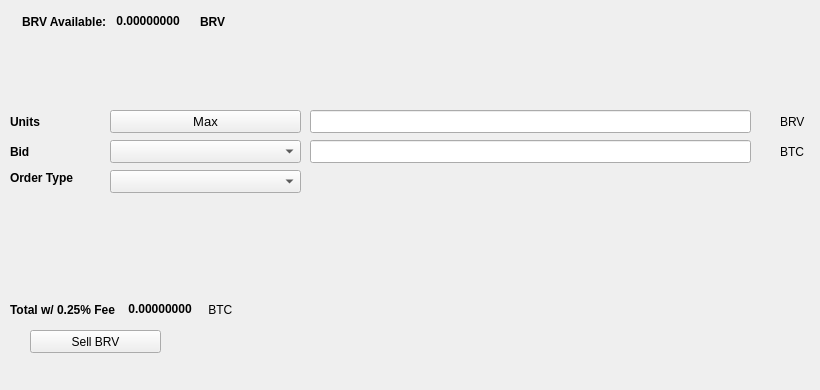
   <widget class="QWidget" name="SellTab">
    <attribute name="title">
     <string>Sell</string>
    </attribute>
    <widget class="QLabel" name="label_16">
     <property name="geometry">
      <rect>
       <x>780</x>
       <y>140</y>
       <width>31</width>
       <height>23</height>
      </rect>
     </property>
     <property name="text">
      <string>BTC</string>
     </property>
    </widget>
    <widget class="QComboBox" name="SellBidcomboBox">
     <property name="geometry">
      <rect>
       <x>110</x>
       <y>140</y>
       <width>191</width>
       <height>23</height>
      </rect>
     </property>
     <property name="font">
      <font>
       <pointsize>10</pointsize>
      </font>
     </property>
    </widget>
    <widget class="QLabel" name="label_18">
     <property name="geometry">
      <rect>
       <x>10</x>
       <y>110</y>
       <width>46</width>
       <height>23</height>
      </rect>
     </property>
     <property name="font">
      <font>
       <weight>75</weight>
       <bold>true</bold>
      </font>
     </property>
     <property name="text">
      <string>Units</string>
     </property>
    </widget>
    <widget class="QPushButton" name="Sell_Max_Amount">
     <property name="geometry">
      <rect>
       <x>110</x>
       <y>110</y>
       <width>191</width>
       <height>23</height>
      </rect>
     </property>
     <property name="font">
      <font>
       <pointsize>10</pointsize>
      </font>
     </property>
     <property name="text">
      <string>Max</string>
     </property>
    </widget>
    <widget class="QLabel" name="label_20">
     <property name="geometry">
      <rect>
       <x>10</x>
       <y>170</y>
       <width>91</width>
       <height>16</height>
      </rect>
     </property>
     <property name="font">
      <font>
       <weight>75</weight>
       <bold>true</bold>
      </font>
     </property>
     <property name="text">
      <string>Order Type</string>
     </property>
    </widget>
    <widget class="QComboBox" name="SellOrdertypeCombo">
     <property name="geometry">
      <rect>
       <x>110</x>
       <y>170</y>
       <width>191</width>
       <height>23</height>
      </rect>
     </property>
     <property name="font">
      <font>
       <pointsize>10</pointsize>
      </font>
     </property>
    </widget>
    <widget class="QLabel" name="label_21">
     <property name="geometry">
      <rect>
       <x>10</x>
       <y>140</y>
       <width>46</width>
       <height>23</height>
      </rect>
     </property>
     <property name="font">
      <font>
       <weight>75</weight>
       <bold>true</bold>
      </font>
     </property>
     <property name="text">
      <string>Bid</string>
     </property>
    </widget>
    <widget class="QLabel" name="label_22">
     <property name="geometry">
      <rect>
       <x>780</x>
       <y>110</y>
       <width>31</width>
       <height>23</height>
      </rect>
     </property>
     <property name="text">
      <string>BRV</string>
     </property>
    </widget>
    <widget class="QLineEdit" name="UnitsInputBRV">
     <property name="geometry">
      <rect>
       <x>310</x>
       <y>110</y>
       <width>441</width>
       <height>23</height>
      </rect>
     </property>
     <property name="font">
      <font>
       <pointsize>9</pointsize>
       <weight>75</weight>
       <bold>true</bold>
      </font>
     </property>
    </widget>
    <widget class="QLineEdit" name="SellBidPriceEdit">
     <property name="geometry">
      <rect>
       <x>310</x>
       <y>140</y>
       <width>441</width>
       <height>23</height>
      </rect>
     </property>
     <property name="font">
      <font>
       <pointsize>9</pointsize>
       <weight>75</weight>
       <bold>true</bold>
      </font>
     </property>
    </widget>
    <widget class="QPushButton" name="SellBRVBTN">
     <property name="geometry">
      <rect>
       <x>30</x>
       <y>330</y>
       <width>131</width>
       <height>23</height>
      </rect>
     </property>
     <property name="text">
      <string>Sell BRV</string>
     </property>
     <property name="icon">
      <iconset resource="../brv">
       <normaloff>:/icons/bitcoin</normaloff>:/icons/bitcoin</iconset>
     </property>
    </widget>
    <widget class="QWidget" name="layoutWidget3">
     <property name="geometry">
      <rect>
       <x>22</x>
       <y>12</y>
       <width>258</width>
       <height>19</height>
      </rect>
     </property>
     <layout class="QHBoxLayout" name="horizontalLayout">
      <item>
       <widget class="QLabel" name="label232_2">
        <property name="font">
         <font>
          <weight>75</weight>
          <bold>true</bold>
         </font>
        </property>
        <property name="text">
         <string>BRV Available:</string>
        </property>
       </widget>
      </item>
      <item>
       <widget class="QLabel" name="BRVAvailableLabel">
        <property name="palette">
         <palette>
          <active>
           <colorrole role="WindowText">
            <brush brushstyle="SolidPattern">
             <color alpha="255">
              <red>0</red>
              <green>0</green>
              <blue>0</blue>
             </color>
            </brush>
           </colorrole>
           <colorrole role="Button">
            <brush brushstyle="SolidPattern">
             <color alpha="255">
              <red>0</red>
              <green>170</green>
              <blue>0</blue>
             </color>
            </brush>
           </colorrole>
           <colorrole role="Light">
            <brush brushstyle="SolidPattern">
             <color alpha="255">
              <red>0</red>
              <green>255</green>
              <blue>0</blue>
             </color>
            </brush>
           </colorrole>
           <colorrole role="Midlight">
            <brush brushstyle="SolidPattern">
             <color alpha="255">
              <red>0</red>
              <green>212</green>
              <blue>0</blue>
             </color>
            </brush>
           </colorrole>
           <colorrole role="Dark">
            <brush brushstyle="SolidPattern">
             <color alpha="255">
              <red>0</red>
              <green>85</green>
              <blue>0</blue>
             </color>
            </brush>
           </colorrole>
           <colorrole role="Mid">
            <brush brushstyle="SolidPattern">
             <color alpha="255">
              <red>0</red>
              <green>113</green>
              <blue>0</blue>
             </color>
            </brush>
           </colorrole>
           <colorrole role="Text">
            <brush brushstyle="SolidPattern">
             <color alpha="255">
              <red>0</red>
              <green>170</green>
              <blue>0</blue>
             </color>
            </brush>
           </colorrole>
           <colorrole role="BrightText">
            <brush brushstyle="SolidPattern">
             <color alpha="255">
              <red>255</red>
              <green>255</green>
              <blue>255</blue>
             </color>
            </brush>
           </colorrole>
           <colorrole role="ButtonText">
            <brush brushstyle="SolidPattern">
             <color alpha="255">
              <red>0</red>
              <green>0</green>
              <blue>0</blue>
             </color>
            </brush>
           </colorrole>
           <colorrole role="Base">
            <brush brushstyle="SolidPattern">
             <color alpha="255">
              <red>255</red>
              <green>255</green>
              <blue>255</blue>
             </color>
            </brush>
           </colorrole>
           <colorrole role="Window">
            <brush brushstyle="SolidPattern">
             <color alpha="255">
              <red>0</red>
              <green>170</green>
              <blue>0</blue>
             </color>
            </brush>
           </colorrole>
           <colorrole role="Shadow">
            <brush brushstyle="SolidPattern">
             <color alpha="255">
              <red>0</red>
              <green>0</green>
              <blue>0</blue>
             </color>
            </brush>
           </colorrole>
           <colorrole role="AlternateBase">
            <brush brushstyle="SolidPattern">
             <color alpha="255">
              <red>127</red>
              <green>212</green>
              <blue>127</blue>
             </color>
            </brush>
           </colorrole>
           <colorrole role="ToolTipBase">
            <brush brushstyle="SolidPattern">
             <color alpha="255">
              <red>255</red>
              <green>255</green>
              <blue>220</blue>
             </color>
            </brush>
           </colorrole>
           <colorrole role="ToolTipText">
            <brush brushstyle="SolidPattern">
             <color alpha="255">
              <red>0</red>
              <green>0</green>
              <blue>0</blue>
             </color>
            </brush>
           </colorrole>
          </active>
          <inactive>
           <colorrole role="WindowText">
            <brush brushstyle="SolidPattern">
             <color alpha="255">
              <red>0</red>
              <green>0</green>
              <blue>0</blue>
             </color>
            </brush>
           </colorrole>
           <colorrole role="Button">
            <brush brushstyle="SolidPattern">
             <color alpha="255">
              <red>0</red>
              <green>170</green>
              <blue>0</blue>
             </color>
            </brush>
           </colorrole>
           <colorrole role="Light">
            <brush brushstyle="SolidPattern">
             <color alpha="255">
              <red>0</red>
              <green>255</green>
              <blue>0</blue>
             </color>
            </brush>
           </colorrole>
           <colorrole role="Midlight">
            <brush brushstyle="SolidPattern">
             <color alpha="255">
              <red>0</red>
              <green>212</green>
              <blue>0</blue>
             </color>
            </brush>
           </colorrole>
           <colorrole role="Dark">
            <brush brushstyle="SolidPattern">
             <color alpha="255">
              <red>0</red>
              <green>85</green>
              <blue>0</blue>
             </color>
            </brush>
           </colorrole>
           <colorrole role="Mid">
            <brush brushstyle="SolidPattern">
             <color alpha="255">
              <red>0</red>
              <green>113</green>
              <blue>0</blue>
             </color>
            </brush>
           </colorrole>
           <colorrole role="Text">
            <brush brushstyle="SolidPattern">
             <color alpha="255">
              <red>0</red>
              <green>170</green>
              <blue>0</blue>
             </color>
            </brush>
           </colorrole>
           <colorrole role="BrightText">
            <brush brushstyle="SolidPattern">
             <color alpha="255">
              <red>255</red>
              <green>255</green>
              <blue>255</blue>
             </color>
            </brush>
           </colorrole>
           <colorrole role="ButtonText">
            <brush brushstyle="SolidPattern">
             <color alpha="255">
              <red>0</red>
              <green>0</green>
              <blue>0</blue>
             </color>
            </brush>
           </colorrole>
           <colorrole role="Base">
            <brush brushstyle="SolidPattern">
             <color alpha="255">
              <red>255</red>
              <green>255</green>
              <blue>255</blue>
             </color>
            </brush>
           </colorrole>
           <colorrole role="Window">
            <brush brushstyle="SolidPattern">
             <color alpha="255">
              <red>0</red>
              <green>170</green>
              <blue>0</blue>
             </color>
            </brush>
           </colorrole>
           <colorrole role="Shadow">
            <brush brushstyle="SolidPattern">
             <color alpha="255">
              <red>0</red>
              <green>0</green>
              <blue>0</blue>
             </color>
            </brush>
           </colorrole>
           <colorrole role="AlternateBase">
            <brush brushstyle="SolidPattern">
             <color alpha="255">
              <red>127</red>
              <green>212</green>
              <blue>127</blue>
             </color>
            </brush>
           </colorrole>
           <colorrole role="ToolTipBase">
            <brush brushstyle="SolidPattern">
             <color alpha="255">
              <red>255</red>
              <green>255</green>
              <blue>220</blue>
             </color>
            </brush>
           </colorrole>
           <colorrole role="ToolTipText">
            <brush brushstyle="SolidPattern">
             <color alpha="255">
              <red>0</red>
              <green>0</green>
              <blue>0</blue>
             </color>
            </brush>
           </colorrole>
          </inactive>
          <disabled>
           <colorrole role="WindowText">
            <brush brushstyle="SolidPattern">
             <color alpha="255">
              <red>0</red>
              <green>85</green>
              <blue>0</blue>
             </color>
            </brush>
           </colorrole>
           <colorrole role="Button">
            <brush brushstyle="SolidPattern">
             <color alpha="255">
              <red>0</red>
              <green>170</green>
              <blue>0</blue>
             </color>
            </brush>
           </colorrole>
           <colorrole role="Light">
            <brush brushstyle="SolidPattern">
             <color alpha="255">
              <red>0</red>
              <green>255</green>
              <blue>0</blue>
             </color>
            </brush>
           </colorrole>
           <colorrole role="Midlight">
            <brush brushstyle="SolidPattern">
             <color alpha="255">
              <red>0</red>
              <green>212</green>
              <blue>0</blue>
             </color>
            </brush>
           </colorrole>
           <colorrole role="Dark">
            <brush brushstyle="SolidPattern">
             <color alpha="255">
              <red>0</red>
              <green>85</green>
              <blue>0</blue>
             </color>
            </brush>
           </colorrole>
           <colorrole role="Mid">
            <brush brushstyle="SolidPattern">
             <color alpha="255">
              <red>0</red>
              <green>113</green>
              <blue>0</blue>
             </color>
            </brush>
           </colorrole>
           <colorrole role="Text">
            <brush brushstyle="SolidPattern">
             <color alpha="255">
              <red>0</red>
              <green>85</green>
              <blue>0</blue>
             </color>
            </brush>
           </colorrole>
           <colorrole role="BrightText">
            <brush brushstyle="SolidPattern">
             <color alpha="255">
              <red>255</red>
              <green>255</green>
              <blue>255</blue>
             </color>
            </brush>
           </colorrole>
           <colorrole role="ButtonText">
            <brush brushstyle="SolidPattern">
             <color alpha="255">
              <red>0</red>
              <green>85</green>
              <blue>0</blue>
             </color>
            </brush>
           </colorrole>
           <colorrole role="Base">
            <brush brushstyle="SolidPattern">
             <color alpha="255">
              <red>0</red>
              <green>170</green>
              <blue>0</blue>
             </color>
            </brush>
           </colorrole>
           <colorrole role="Window">
            <brush brushstyle="SolidPattern">
             <color alpha="255">
              <red>0</red>
              <green>170</green>
              <blue>0</blue>
             </color>
            </brush>
           </colorrole>
           <colorrole role="Shadow">
            <brush brushstyle="SolidPattern">
             <color alpha="255">
              <red>0</red>
              <green>0</green>
              <blue>0</blue>
             </color>
            </brush>
           </colorrole>
           <colorrole role="AlternateBase">
            <brush brushstyle="SolidPattern">
             <color alpha="255">
              <red>0</red>
              <green>170</green>
              <blue>0</blue>
             </color>
            </brush>
           </colorrole>
           <colorrole role="ToolTipBase">
            <brush brushstyle="SolidPattern">
             <color alpha="255">
              <red>255</red>
              <green>255</green>
              <blue>220</blue>
             </color>
            </brush>
           </colorrole>
           <colorrole role="ToolTipText">
            <brush brushstyle="SolidPattern">
             <color alpha="255">
              <red>0</red>
              <green>0</green>
              <blue>0</blue>
             </color>
            </brush>
           </colorrole>
          </disabled>
         </palette>
        </property>
        <property name="font">
         <font>
          <weight>75</weight>
          <bold>true</bold>
         </font>
        </property>
        <property name="text">
         <string> 0.00000000 </string>
        </property>
        <property name="textInteractionFlags">
         <set>Qt::LinksAccessibleByMouse|Qt::TextSelectableByKeyboard|Qt::TextSelectableByMouse</set>
        </property>
       </widget>
      </item>
      <item>
       <widget class="QLabel" name="labelBRV">
        <property name="font">
         <font>
          <weight>75</weight>
          <bold>true</bold>
         </font>
        </property>
        <property name="text">
         <string>BRV</string>
        </property>
       </widget>
      </item>
     </layout>
    </widget>
    <widget class="QWidget" name="layoutWidget">
     <property name="geometry">
      <rect>
       <x>10</x>
       <y>300</y>
       <width>268</width>
       <height>19</height>
      </rect>
     </property>
     <layout class="QHBoxLayout" name="horizontalLayout_2">
      <item>
       <widget class="QLabel" name="label_19">
        <property name="font">
         <font>
          <weight>75</weight>
          <bold>true</bold>
         </font>
        </property>
        <property name="text">
         <string>Total w/ 0.25% Fee </string>
        </property>
       </widget>
      </item>
      <item>
       <widget class="QLabel" name="SellCostLabel">
        <property name="palette">
         <palette>
          <active>
           <colorrole role="WindowText">
            <brush brushstyle="SolidPattern">
             <color alpha="255">
              <red>0</red>
              <green>0</green>
              <blue>0</blue>
             </color>
            </brush>
           </colorrole>
           <colorrole role="Button">
            <brush brushstyle="SolidPattern">
             <color alpha="255">
              <red>0</red>
              <green>170</green>
              <blue>0</blue>
             </color>
            </brush>
           </colorrole>
           <colorrole role="Light">
            <brush brushstyle="SolidPattern">
             <color alpha="255">
              <red>0</red>
              <green>255</green>
              <blue>0</blue>
             </color>
            </brush>
           </colorrole>
           <colorrole role="Midlight">
            <brush brushstyle="SolidPattern">
             <color alpha="255">
              <red>0</red>
              <green>212</green>
              <blue>0</blue>
             </color>
            </brush>
           </colorrole>
           <colorrole role="Dark">
            <brush brushstyle="SolidPattern">
             <color alpha="255">
              <red>0</red>
              <green>85</green>
              <blue>0</blue>
             </color>
            </brush>
           </colorrole>
           <colorrole role="Mid">
            <brush brushstyle="SolidPattern">
             <color alpha="255">
              <red>0</red>
              <green>113</green>
              <blue>0</blue>
             </color>
            </brush>
           </colorrole>
           <colorrole role="Text">
            <brush brushstyle="SolidPattern">
             <color alpha="255">
              <red>0</red>
              <green>170</green>
              <blue>0</blue>
             </color>
            </brush>
           </colorrole>
           <colorrole role="BrightText">
            <brush brushstyle="SolidPattern">
             <color alpha="255">
              <red>255</red>
              <green>255</green>
              <blue>255</blue>
             </color>
            </brush>
           </colorrole>
           <colorrole role="ButtonText">
            <brush brushstyle="SolidPattern">
             <color alpha="255">
              <red>0</red>
              <green>0</green>
              <blue>0</blue>
             </color>
            </brush>
           </colorrole>
           <colorrole role="Base">
            <brush brushstyle="SolidPattern">
             <color alpha="255">
              <red>255</red>
              <green>255</green>
              <blue>255</blue>
             </color>
            </brush>
           </colorrole>
           <colorrole role="Window">
            <brush brushstyle="SolidPattern">
             <color alpha="255">
              <red>0</red>
              <green>170</green>
              <blue>0</blue>
             </color>
            </brush>
           </colorrole>
           <colorrole role="Shadow">
            <brush brushstyle="SolidPattern">
             <color alpha="255">
              <red>0</red>
              <green>0</green>
              <blue>0</blue>
             </color>
            </brush>
           </colorrole>
           <colorrole role="AlternateBase">
            <brush brushstyle="SolidPattern">
             <color alpha="255">
              <red>127</red>
              <green>212</green>
              <blue>127</blue>
             </color>
            </brush>
           </colorrole>
           <colorrole role="ToolTipBase">
            <brush brushstyle="SolidPattern">
             <color alpha="255">
              <red>255</red>
              <green>255</green>
              <blue>220</blue>
             </color>
            </brush>
           </colorrole>
           <colorrole role="ToolTipText">
            <brush brushstyle="SolidPattern">
             <color alpha="255">
              <red>0</red>
              <green>0</green>
              <blue>0</blue>
             </color>
            </brush>
           </colorrole>
          </active>
          <inactive>
           <colorrole role="WindowText">
            <brush brushstyle="SolidPattern">
             <color alpha="255">
              <red>0</red>
              <green>0</green>
              <blue>0</blue>
             </color>
            </brush>
           </colorrole>
           <colorrole role="Button">
            <brush brushstyle="SolidPattern">
             <color alpha="255">
              <red>0</red>
              <green>170</green>
              <blue>0</blue>
             </color>
            </brush>
           </colorrole>
           <colorrole role="Light">
            <brush brushstyle="SolidPattern">
             <color alpha="255">
              <red>0</red>
              <green>255</green>
              <blue>0</blue>
             </color>
            </brush>
           </colorrole>
           <colorrole role="Midlight">
            <brush brushstyle="SolidPattern">
             <color alpha="255">
              <red>0</red>
              <green>212</green>
              <blue>0</blue>
             </color>
            </brush>
           </colorrole>
           <colorrole role="Dark">
            <brush brushstyle="SolidPattern">
             <color alpha="255">
              <red>0</red>
              <green>85</green>
              <blue>0</blue>
             </color>
            </brush>
           </colorrole>
           <colorrole role="Mid">
            <brush brushstyle="SolidPattern">
             <color alpha="255">
              <red>0</red>
              <green>113</green>
              <blue>0</blue>
             </color>
            </brush>
           </colorrole>
           <colorrole role="Text">
            <brush brushstyle="SolidPattern">
             <color alpha="255">
              <red>0</red>
              <green>170</green>
              <blue>0</blue>
             </color>
            </brush>
           </colorrole>
           <colorrole role="BrightText">
            <brush brushstyle="SolidPattern">
             <color alpha="255">
              <red>255</red>
              <green>255</green>
              <blue>255</blue>
             </color>
            </brush>
           </colorrole>
           <colorrole role="ButtonText">
            <brush brushstyle="SolidPattern">
             <color alpha="255">
              <red>0</red>
              <green>0</green>
              <blue>0</blue>
             </color>
            </brush>
           </colorrole>
           <colorrole role="Base">
            <brush brushstyle="SolidPattern">
             <color alpha="255">
              <red>255</red>
              <green>255</green>
              <blue>255</blue>
             </color>
            </brush>
           </colorrole>
           <colorrole role="Window">
            <brush brushstyle="SolidPattern">
             <color alpha="255">
              <red>0</red>
              <green>170</green>
              <blue>0</blue>
             </color>
            </brush>
           </colorrole>
           <colorrole role="Shadow">
            <brush brushstyle="SolidPattern">
             <color alpha="255">
              <red>0</red>
              <green>0</green>
              <blue>0</blue>
             </color>
            </brush>
           </colorrole>
           <colorrole role="AlternateBase">
            <brush brushstyle="SolidPattern">
             <color alpha="255">
              <red>127</red>
              <green>212</green>
              <blue>127</blue>
             </color>
            </brush>
           </colorrole>
           <colorrole role="ToolTipBase">
            <brush brushstyle="SolidPattern">
             <color alpha="255">
              <red>255</red>
              <green>255</green>
              <blue>220</blue>
             </color>
            </brush>
           </colorrole>
           <colorrole role="ToolTipText">
            <brush brushstyle="SolidPattern">
             <color alpha="255">
              <red>0</red>
              <green>0</green>
              <blue>0</blue>
             </color>
            </brush>
           </colorrole>
          </inactive>
          <disabled>
           <colorrole role="WindowText">
            <brush brushstyle="SolidPattern">
             <color alpha="255">
              <red>0</red>
              <green>85</green>
              <blue>0</blue>
             </color>
            </brush>
           </colorrole>
           <colorrole role="Button">
            <brush brushstyle="SolidPattern">
             <color alpha="255">
              <red>0</red>
              <green>170</green>
              <blue>0</blue>
             </color>
            </brush>
           </colorrole>
           <colorrole role="Light">
            <brush brushstyle="SolidPattern">
             <color alpha="255">
              <red>0</red>
              <green>255</green>
              <blue>0</blue>
             </color>
            </brush>
           </colorrole>
           <colorrole role="Midlight">
            <brush brushstyle="SolidPattern">
             <color alpha="255">
              <red>0</red>
              <green>212</green>
              <blue>0</blue>
             </color>
            </brush>
           </colorrole>
           <colorrole role="Dark">
            <brush brushstyle="SolidPattern">
             <color alpha="255">
              <red>0</red>
              <green>85</green>
              <blue>0</blue>
             </color>
            </brush>
           </colorrole>
           <colorrole role="Mid">
            <brush brushstyle="SolidPattern">
             <color alpha="255">
              <red>0</red>
              <green>113</green>
              <blue>0</blue>
             </color>
            </brush>
           </colorrole>
           <colorrole role="Text">
            <brush brushstyle="SolidPattern">
             <color alpha="255">
              <red>0</red>
              <green>85</green>
              <blue>0</blue>
             </color>
            </brush>
           </colorrole>
           <colorrole role="BrightText">
            <brush brushstyle="SolidPattern">
             <color alpha="255">
              <red>255</red>
              <green>255</green>
              <blue>255</blue>
             </color>
            </brush>
           </colorrole>
           <colorrole role="ButtonText">
            <brush brushstyle="SolidPattern">
             <color alpha="255">
              <red>0</red>
              <green>85</green>
              <blue>0</blue>
             </color>
            </brush>
           </colorrole>
           <colorrole role="Base">
            <brush brushstyle="SolidPattern">
             <color alpha="255">
              <red>0</red>
              <green>170</green>
              <blue>0</blue>
             </color>
            </brush>
           </colorrole>
           <colorrole role="Window">
            <brush brushstyle="SolidPattern">
             <color alpha="255">
              <red>0</red>
              <green>170</green>
              <blue>0</blue>
             </color>
            </brush>
           </colorrole>
           <colorrole role="Shadow">
            <brush brushstyle="SolidPattern">
             <color alpha="255">
              <red>0</red>
              <green>0</green>
              <blue>0</blue>
             </color>
            </brush>
           </colorrole>
           <colorrole role="AlternateBase">
            <brush brushstyle="SolidPattern">
             <color alpha="255">
              <red>0</red>
              <green>170</green>
              <blue>0</blue>
             </color>
            </brush>
           </colorrole>
           <colorrole role="ToolTipBase">
            <brush brushstyle="SolidPattern">
             <color alpha="255">
              <red>255</red>
              <green>255</green>
              <blue>220</blue>
             </color>
            </brush>
           </colorrole>
           <colorrole role="ToolTipText">
            <brush brushstyle="SolidPattern">
             <color alpha="255">
              <red>0</red>
              <green>0</green>
              <blue>0</blue>
             </color>
            </brush>
           </colorrole>
          </disabled>
         </palette>
        </property>
        <property name="font">
         <font>
          <weight>75</weight>
          <bold>true</bold>
         </font>
        </property>
        <property name="autoFillBackground">
         <bool>false</bool>
        </property>
        <property name="text">
         <string> 0.00000000</string>
        </property>
        <property name="textInteractionFlags">
         <set>Qt::LinksAccessibleByMouse|Qt::TextSelectableByMouse</set>
        </property>
       </widget>
      </item>
      <item>
       <widget class="QLabel" name="label_17">
        <property name="font">
         <font>
          <weight>50</weight>
          <bold>false</bold>
         </font>
        </property>
        <property name="text">
         <string> BTC</string>
        </property>
       </widget>
      </item>
     </layout>
    </widget>
    <widget class="QLabel" name="label_23">
     <property name="geometry">
      <rect>
       <x>460</x>
       <y>300</y>
       <width>281</width>
       <height>81</height>
      </rect>
     </property>
     <property name="text">
      <string/>
     </property>
     <property name="pixmap">
      <pixmap>:/images/bittrex</pixmap>
     </property>
    </widget>
   </widget>
